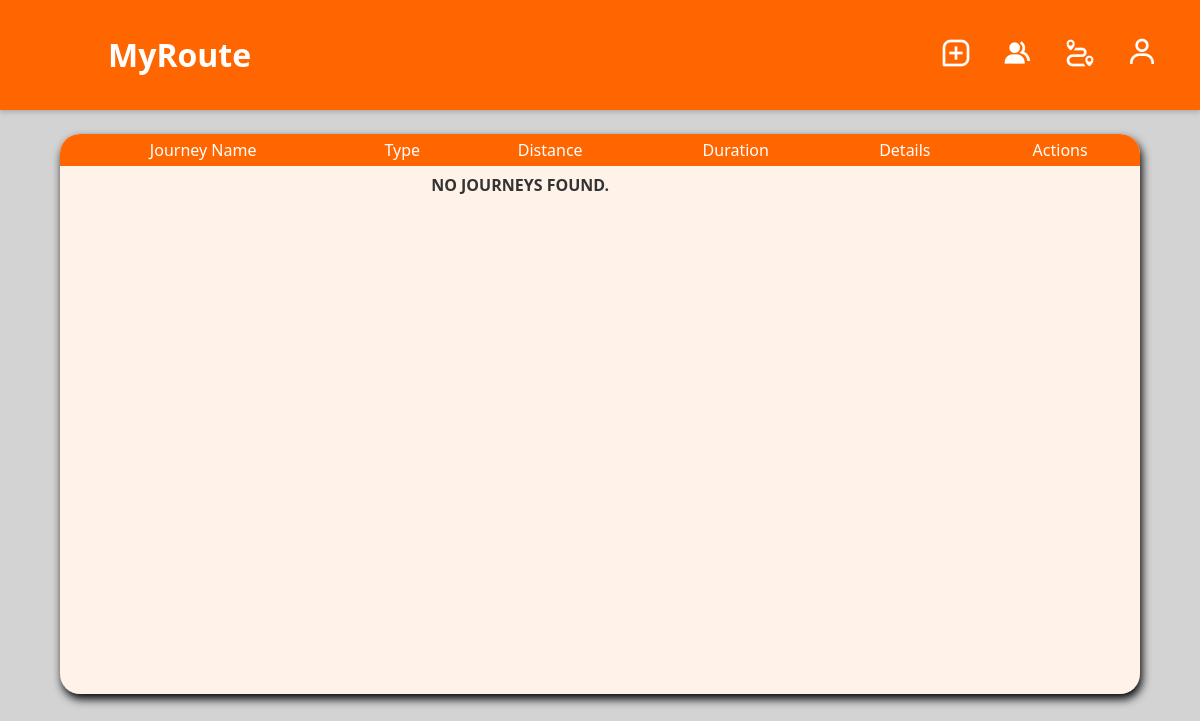
/list_journeys (signed in), run on an earlier commit of the app's database.
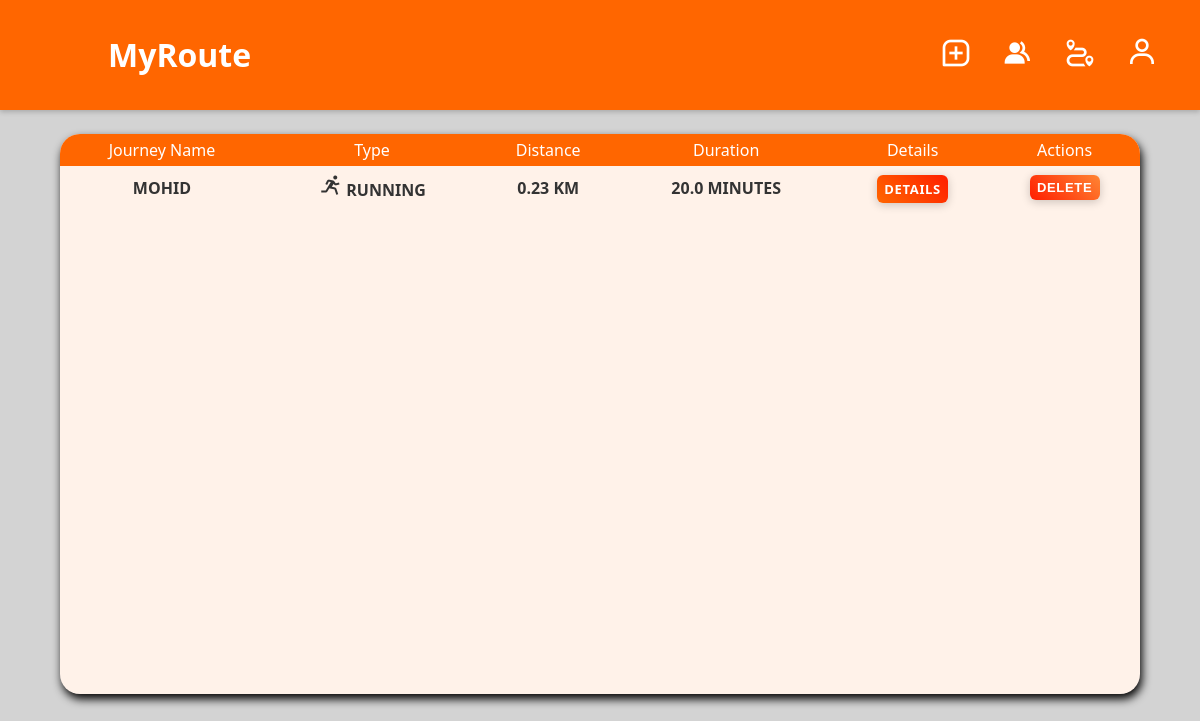
And on a later commit of the database.
### app/models.py (models this page shows, shortened)
class JourneyRecord(db.Model):
    id = db.Column(db.Integer, primary_key=True)
    user_id = db.Column(db.Integer, db.ForeignKey('users.id'), nullable=False)
    name = db.Column(db.String(100))
    type = db.Column(db.String(10))  # 'running' or 'cycling'
    start_time = db.Column(db.DateTime)
    end_time = db.Column(db.DateTime)
    data = db.Column(db.JSON)  # Storing GPS data and possibly other metadata as JSON
    def calculate_duration(self):
        return (self.end_time - self.start_time).total_seconds() / 3600  # duration in hours
    def calculate_distance(self):
        distance = 0
        coordinates = self.data.get('coordinates', [])
        for i in range(1, len(coordinates)):
            distance += haversine(coordinates[i-1], coordinates[i])
        return distance  # distance in kilometers

### app/views.py (the view)
@app.route('/list_journeys')
@login_required
def list_journeys():
    user_journeys = JourneyRecord.query.filter_by(user_id=current_user.id).all()
    return render_template('list_journeys.html', journeys=user_journeys)

### app/__init__.py (called while the page is built)
@app.before_request
def start_scheduler():
    if not scheduler.running:
        scheduler.start()

@app.teardown_appcontext
def shutdown_scheduler(response_or_exc):
    if scheduler.running:
        scheduler.shutdown()
    return response_or_exc

@login_manager.user_loader
def load_user(user_id):
    return User.query.get(int(user_id))

### app/models.py (called while the page is built)
def haversine(coord1, coord2):
    lat1, lon1 = float(coord1['lat']), float(coord1['lon'])
    lat2, lon2 = float(coord2['lat']), float(coord2['lon']) # Convert coordinates to float
    radius = 6371  # Earth radius in kilometers
    dlat = math.radians(lat2 - lat1)
    dlon = math.radians(lon2 - lon1)
    a = math.sin(dlat / 2) * math.sin(dlat / 2) + \
        math.cos(math.radians(lat1)) * math.cos(math.radians(lat2)) * \
        math.sin(dlon / 2) * math.sin(dlon / 2)
    c = 2 * math.atan2(math.sqrt(a), math.sqrt(1 - a))
    distance = radius * c
    return distance

### app/views.py (called while the page is built)
@app.context_processor
def inject_subscription_details():
    details = {
        'subscription_plan_name': 'Not Logged In',
        'stripe_customer_id': None,
        'stripe_price_id': None
    }
    if current_user.is_authenticated:
        user = User.query.get(current_user.id)
        if user.subscription_plan:
            details['subscription_plan_name'] = user.subscription_plan.plan_name
            details['stripe_customer_id'] = user.stripe_customer_id
            details['stripe_price_id'] = user.subscription_plan.stripe_price_id
        else:
            details['subscription_plan_name'] = 'No Subscription'
    return details

### app/templates/list_journeys.html (shortened to what this page needs)
{% extends 'base.html' %}
{% block navbar %}
<nav id="navbar">
    <a href="{{ url_for('upload_gps') }}" class="icon-button"><i class='bx bx-message-square-add'></i></a>
    <a href="{{ url_for('friends') }}" class="icon-button"><i class='bx bxs-group'></i></a>
    <a href="{{ url_for('display_journeys') }}" class="icon-button"><i class='bx bx-trip'></i></a>
    <button class="icon-button" onclick="SignUp()"><i class="bx bx-user"></i></button>
</nav>
{% endblock %}
{% block body %}
<div class="part1" id="part1">
    <div class="container1">
        <div class="table-container4">
            <table class="thisTable">
                <thead>
                    <tr>
                        <th>Journey Name</th>
                        <th>Type</th>
                        <th>Distance</th>
                        <th>Duration</th>
                        <th>Details</th>
                        <th>Actions</th>
                    </tr>
                </thead>
                <tbody>
                    {% for journey in journeys %}
                    <tr class="horizontal-border">
                        <td>{{ journey.name }}</td>
                        <td>
                            {% if journey.type == 'running' %}
                            <i class="bx bx-run" style="font-size: 24px;"></i> {{ journey.type
                            }}
                            {% elif journey.type == 'cycling' %}
                            <i class="bx bx-cycling" style="font-size: 24px;"></i> {{ journey.type
                            }}
                            {% else %}
                            {{ journey.type }}
                            {% endif %}
                        </td>
                        <td>{{ journey.calculate_distance() | round(2)}} km</td>
                        <td>{{ (journey.calculate_duration() * 60) | round(2) }} Minutes</td>
                        <td><a href="{{ url_for('view_journey', journey_id=journey.id) }}" class="btn btn-info btn-sm"
                                style="text-decoration: none;">Details</a></td>
                        <td>
                            <form action="{{ url_for('delete_journey', journey_id=journey.id) }}" method="post">
                                <input type="submit" value="Delete" class="btn btn-info2 btn-sm"
                                    style="text-decoration: none;">
                            </form>
                        </td>
                    </tr>
                    {% else %}
                    <tr class="horizontal-border">
                        <td colspan="5">No journeys found.</td>
                    </tr>
                    {% endfor %}
                </tbody>
            </table>
        </div>
    </div>
</div>
{% endblock %}

### app/templates/base.html (shortened to what this page needs)
<!DOCTYPE html>
<html lang="en">
<head>
    <link rel="stylesheet" href="{{ url_for('static',filename='css/base.css')}}">
    <link rel="stylesheet" href="https://unpkg.com/boxicons@latest/css/boxicons.min.css">
</head>
<body>
    <div class="thisHeader">
        <h1 id="title">MyRoute</h1>
        {% block navbar %}{% endblock %}
    </div>
    <link rel="stylesheet" href="https://unpkg.com/leaflet/dist/leaflet.css" />
    <link rel="stylesheet" href="https://unpkg.com/leaflet-routing-machine/dist/leaflet-routing-machine.css" />
    <link rel="stylesheet" href="https://unpkg.com/leaflet-control-geocoder/dist/Control.Geocoder.css" />
    {% block body %}{% endblock %}
</body>
</html>

### app/static/css/base.css (style rules this page uses)
html { scroll-behavior: smooth; }
body { font-family: 'Lato', sans-serif; margin: 0; padding: 0; background-color: #f7f7f7; color: #333; box-sizing: border-box; }
.thisHeader { display: flex; justify-content: space-between; align-items: center; background-color: #ff6600; padding: 1vw; box-shadow: 0 2px 5px rgba(0, 0, 0, 0.2); }
#title { color: #fff; font-size: 2em; margin-left: 4vw; margin-right: 0; padding-left: 4vw; }
nav#navbar { display: flex; justify-content: flex-end; align-items: center; }
.icon-button { border: none; background: none; cursor: pointer; padding: 0; font-size: 2rem; color: white; margin-right: 30px; }
.table-container4 { contain: content; overflow: hidden; overflow-x: scroll; overflow-y: scroll; margin-top: 20px; }
.thisTable { width: 100%; border-collapse: collapse; }
.thisTable th, .thisTable td { padding: 8px; text-align: left; }
.thisTable th { background-color: #f2f2f2; }

### app/templates/list_journeys.html (style rules this page uses)
body { font-family: 'Segoe UI', Tahoma, Geneva, Verdana, sans-serif; background-color: #9f9f9f73; font-weight: 600; }
.container1 { border-radius: 20px; margin-top: 2%; margin-bottom: 5%; margin-left: 5%; max-width: 1440px; height: 70vh; width: 90%; background: white; box-shadow: 2px 5px 10px black; }
.btn-info { color: #fff; background: linear-gradient(45deg, #ff6600, #ff1e00); border: none; padding: 5px 7.5px; border-radius: 6px; cursor: pointer; font-size: 13px; font-weight: bold; letter-spacing: 0.05em; text-transform: uppercase; transition: transform 0.3s, box-shadow 0.3s; box-shadow: 0 2px 10px rgba(0, 0, 0, 0.2); outline: none; }
.btn-info2 { color: #fff; background: linear-gradient(45deg, #ff1e00, #ff8533); border: none; padding: 5px 7.5px; border-radius: 6px; cursor: pointer; font-size: 13px; font-weight: bold; letter-spacing: 0.05em; text-transform: uppercase; transition: transform 0.3s, box-shadow 0.3s; box-shadow: 0 2px 10px rgba(0, 0, 0, 0.2); outline: none; }
.thisTable td { text-align: center; text-transform: uppercase; }
thead { position: sticky; top: 0; z-index: 1; }
.thisTable th { text-align: center; padding: 5px; color: white; background: #ff6600; font-weight: normal; }
.table-container4 { background: #ff660016; border-radius: 20px; height: 100%; overflow: hidden; overflow-y: scroll; }
.thisTable { width: 100%; border-collapse: collapse; }

What changed in the data, as far as the page shows it:
added JourneyRecord: name "MOHID", type "RUNNING", calculate_distance "0.23", (journey.calculate_duration()*60)|round(2) "20.0"
Also different on the page:
text no longer shown: "NO JOURNEYS FOUND."
